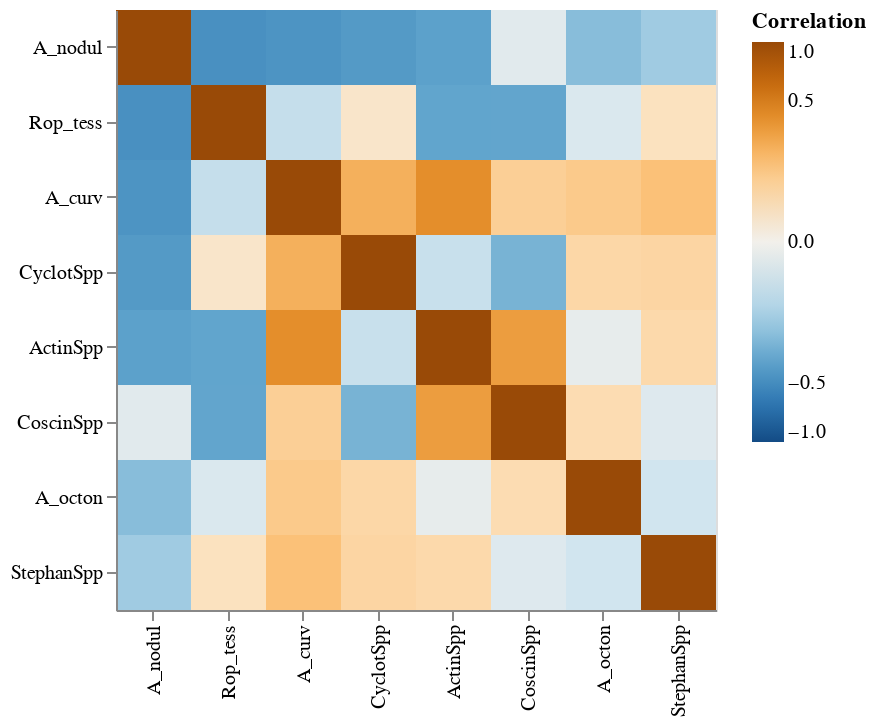

The code cell stored with this chart in its notebook:
### Code cell
# melt corr_mx
corr_mx_long = corr_mx.reset_index().rename(
    columns = {'index': 'row'}
).melt(
    id_vars = 'row',
    var_name = 'col',
    value_name = 'Correlation'
)

# construct plot
alt.Chart(corr_mx_long).mark_rect().encode(
    x = alt.X('col', title = '', sort = {'field': 'Correlation', 'order': 'ascending'}),
    y = alt.Y('row', title = '', sort = {'field': 'Correlation', 'order': 'ascending'}),
    color = alt.Color('Correlation', 
                      scale = alt.Scale(scheme = 'blueorange',
                                        domain = (-1, 1), 
                                        type = 'sqrt'),
                     legend = alt.Legend(tickCount = 5))
).properties(width = 300, height = 300)

### Figure 1 — Vega-Lite specification as saved in the notebook (floating-point values rounded to 4 significant figures)
{"config": {"view": {"continuousWidth": 400, "continuousHeight": 300}}, "data": {"name": "data-b69998caf9d5e5b05ed9810ddeb1b323"}, "mark": "rect", "encoding": {"color": {"type": "quantitative", "field": "Correlation", "legend": {"tickCount": 5}, "scale": {"domain": [-1, 1], "scheme": "blueorange", "type": "sqrt"}}, "x": {"type": "nominal", "field": "col", "sort": {"field": "Correlation", "order": "ascending"}, "title": ""}, "y": {"type": "nominal", "field": "row", "sort": {"field": "Correlation", "order": "ascending"}, "title": ""}}, "height": 300, "width": 300, "$schema": "https://vega.github.io/schema/vega-lite/v4.8.1.json", "datasets": {"data-b69998caf9d5e5b05ed9810ddeb1b323": [{"row": "A_curv", "col": "A_curv", "Correlation": 1.0}, {"row": "A_octon", "col": "A_curv", "Correlation": 0.1115}, {"row": "ActinSpp", "col": "A_curv", "Correlation": 0.3909}, {"row": "A_nodul", "col": "A_curv", "Correlation": -0.4468}, {"row": "CoscinSpp", "col": "A_curv", "Correlation": 0.09122}, {"row": "CyclotSpp", "col": "A_curv", "Correlation": 0.2194}, {"row": "Rop_tess", "col": "A_curv", "Correlation": -0.06269}, {"row": "StephanSpp", "col": "A_curv", "Correlation": 0.1519}, {"row": "A_curv", "col": "A_octon", "Correlation": 0.1115}, {"row": "A_octon", "col": "A_octon", "Correlation": 1.0}, {"row": "ActinSpp", "col": "A_octon", "Correlation": -0.005009}, {"row": "A_nodul", "col": "A_octon", "Correlation": -0.218}, {"row": "CoscinSpp", "col": "A_octon", "Correlation": 0.04959}, {"row": "CyclotSpp", "col": "A_octon", "Correlation": 0.06525}, {"row": "Rop_tess", "col": "A_octon", "Correlation": -0.02305}, {"row": "StephanSpp", "col": "A_octon", "Correlation": -0.04102}, {"row": "A_curv", "col": "ActinSpp", "Correlation": 0.3909}, {"row": "A_octon", "col": "ActinSpp", "Correlation": -0.005009}, {"row": "ActinSpp", "col": "ActinSpp", "Correlation": 1.0}, {"row": "A_nodul", "col": "ActinSpp", "Correlation": -0.3635}, {"row": "CoscinSpp", "col": "ActinSpp", "Correlation": 0.306}, {"row": "CyclotSpp", "col": "ActinSpp", "Correlation": -0.05573}, {"row": "Rop_tess", "col": "ActinSpp", "Correlation": -0.3434}, {"row": "StephanSpp", "col": "ActinSpp", "Correlation": 0.05849}, {"row": "A_curv", "col": "A_nodul", "Correlation": -0.4468}, {"row": "A_octon", "col": "A_nodul", "Correlation": -0.218}, {"row": "ActinSpp", "col": "A_nodul", "Correlation": -0.3635}, {"row": "A_nodul", "col": "A_nodul", "Correlation": 1.0}, {"row": "CoscinSpp", "col": "A_nodul", "Correlation": -0.01092}, {"row": "CyclotSpp", "col": "A_nodul", "Correlation": -0.4073}, {"row": "Rop_tess", "col": "A_nodul", "Correlation": -0.4719}, {"row": "StephanSpp", "col": "A_nodul", "Correlation": -0.1514}, {"row": "A_curv", "col": "CoscinSpp", "Correlation": 0.09122}, {"row": "A_octon", "col": "CoscinSpp", "Correlation": 0.04959}, {"row": "ActinSpp", "col": "CoscinSpp", "Correlation": 0.306}, {"row": "A_nodul", "col": "CoscinSpp", "Correlation": -0.01092}, {"row": "CoscinSpp", "col": "CoscinSpp", "Correlation": 1.0}, {"row": "CyclotSpp", "col": "CoscinSpp", "Correlation": -0.2662}, {"row": "Rop_tess", "col": "CoscinSpp", "Correlation": -0.3418}, {"row": "StephanSpp", "col": "CoscinSpp", "Correlation": -0.01633}, {"row": "A_curv", "col": "CyclotSpp", "Correlation": 0.2194}, {"row": "A_octon", "col": "CyclotSpp", "Correlation": 0.06525}, {"row": "ActinSpp", "col": "CyclotSpp", "Correlation": -0.05573}, {"row": "A_nodul", "col": "CyclotSpp", "Correlation": -0.4073}, {"row": "CoscinSpp", "col": "CyclotSpp", "Correlation": -0.2662}, {"row": "CyclotSpp", "col": "CyclotSpp", "Correlation": 1.0}, {"row": "Rop_tess", "col": "CyclotSpp", "Correlation": 0.01815}, {"row": "StephanSpp", "col": "CyclotSpp", "Correlation": 0.07068}, {"row": "A_curv", "col": "Rop_tess", "Correlation": -0.06269}, {"row": "A_octon", "col": "Rop_tess", "Correlation": -0.02305}, {"row": "ActinSpp", "col": "Rop_tess", "Correlation": -0.3434}, {"row": "A_nodul", "col": "Rop_tess", "Correlation": -0.4719}, {"row": "CoscinSpp", "col": "Rop_tess", "Correlation": -0.3418}, {"row": "CyclotSpp", "col": "Rop_tess", "Correlation": 0.01815}, {"row": "Rop_tess", "col": "Rop_tess", "Correlation": 1.0}, {"row": "StephanSpp", "col": "Rop_tess", "Correlation": 0.03261}, {"row": "A_curv", "col": "StephanSpp", "Correlation": 0.1519}, {"row": "A_octon", "col": "StephanSpp", "Correlation": -0.04102}, {"row": "ActinSpp", "col": "StephanSpp", "Correlation": 0.05849}, {"row": "A_nodul", "col": "StephanSpp", "Correlation": -0.1514}, {"row": "CoscinSpp", "col": "StephanSpp", "Correlation": -0.01633}, {"row": "CyclotSpp", "col": "StephanSpp", "Correlation": 0.07068}, {"row": "Rop_tess", "col": "StephanSpp", "Correlation": 0.03261}, {"row": "StephanSpp", "col": "StephanSpp", "Correlation": 1.0}]}}
